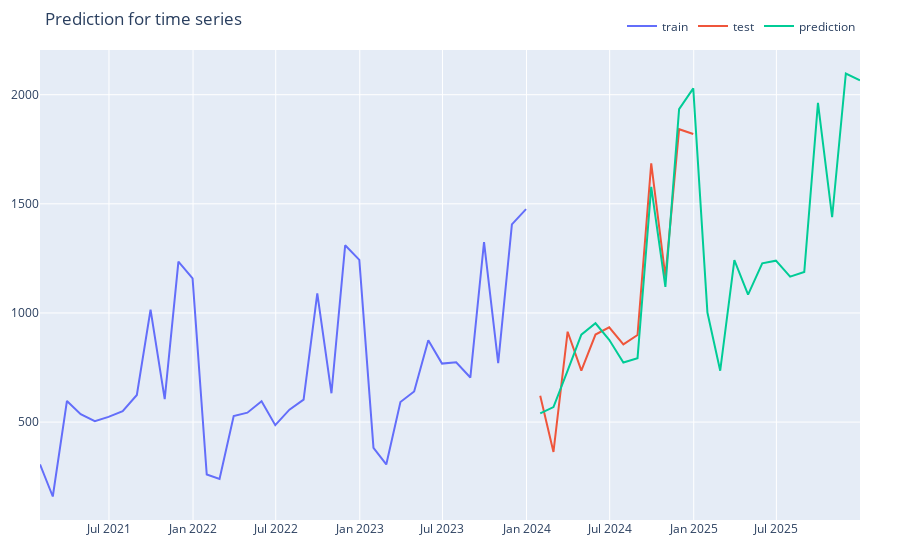

Here is the notebook cell this chart was saved with:
### Code cell
fig3 = go.Figure()
fig3.add_trace(go.Scatter(x=train.index, y=train['Quantity'],
                    mode='lines',
                    name='train'))
fig3.add_trace(go.Scatter(x=test.index, y=test['Quantity'],
                    mode='lines',
                    name='test'))
fig3.add_trace(go.Scatter(x=predictions_tuned.index, y=predictions_tuned,
                    mode='lines',
                    name='prediction'))
fig3.update_layout(
    title='Prediction for time series',
    legend=dict(
    orientation="h",
    yanchor="bottom",
    y=1.02,
    xanchor="right",
    x=1),
    margin=dict(l=40,
                r=40,
                b=40,
                t=50
                )
)


fig3.show()

### Figure 1 — Plotly figure (JSON) as saved in the notebook; plotly's stock layout.template omitted (floating-point values rounded to 4 significant figures)
{"data": [{"mode": "lines", "name": "train", "type": "scatter", "x": ["2021-01-31T00:00:00", "2021-02-28T00:00:00", "2021-03-31T00:00:00", "2021-04-30T00:00:00", "2021-05-31T00:00:00", "2021-06-30T00:00:00", "2021-07-31T00:00:00", "2021-08-31T00:00:00", "2021-09-30T00:00:00", "2021-10-31T00:00:00", "2021-11-30T00:00:00", "2021-12-31T00:00:00", "2022-01-31T00:00:00", "2022-02-28T00:00:00", "2022-03-31T00:00:00", "2022-04-30T00:00:00", "2022-05-31T00:00:00", "2022-06-30T00:00:00", "2022-07-31T00:00:00", "2022-08-31T00:00:00", "2022-09-30T00:00:00", "2022-10-31T00:00:00", "2022-11-30T00:00:00", "2022-12-31T00:00:00", "2023-01-31T00:00:00", "2023-02-28T00:00:00", "2023-03-31T00:00:00", "2023-04-30T00:00:00", "2023-05-31T00:00:00", "2023-06-30T00:00:00", "2023-07-31T00:00:00", "2023-08-31T00:00:00", "2023-09-30T00:00:00", "2023-10-31T00:00:00", "2023-11-30T00:00:00", "2023-12-31T00:00:00"], "y": [306, 159, 597, 536, 504, 524, 550, 624, 1015, 605, 1235, 1158, 260, 239, 528, 543, 595, 486, 557, 603, 1090, 632, 1310, 1243, 382, 306, 592, 640, 875, 768, 774, 704, 1325, 770, 1406, 1476]}, {"mode": "lines", "name": "test", "type": "scatter", "x": ["2024-01-31T00:00:00", "2024-02-29T00:00:00", "2024-03-31T00:00:00", "2024-04-30T00:00:00", "2024-05-31T00:00:00", "2024-06-30T00:00:00", "2024-07-31T00:00:00", "2024-08-31T00:00:00", "2024-09-30T00:00:00", "2024-10-31T00:00:00", "2024-11-30T00:00:00", "2024-12-31T00:00:00"], "y": [621, 363, 914, 736, 901, 934, 856, 899, 1685, 1166, 1842, 1820]}, {"mode": "lines", "name": "prediction", "type": "scatter", "x": ["2024-01-31T00:00:00", "2024-02-29T00:00:00", "2024-03-31T00:00:00", "2024-04-30T00:00:00", "2024-05-31T00:00:00", "2024-06-30T00:00:00", "2024-07-31T00:00:00", "2024-08-31T00:00:00", "2024-09-30T00:00:00", "2024-10-31T00:00:00", "2024-11-30T00:00:00", "2024-12-31T00:00:00", "2025-01-31T00:00:00", "2025-02-28T00:00:00", "2025-03-31T00:00:00", "2025-04-30T00:00:00", "2025-05-31T00:00:00", "2025-06-30T00:00:00", "2025-07-31T00:00:00", "2025-08-31T00:00:00", "2025-09-30T00:00:00", "2025-10-31T00:00:00", "2025-11-30T00:00:00", "2025-12-31T00:00:00"], "y": [539.4, 568.9, 736.2, 900.4, 952.8, 877.1, 773.2, 793.0, 1578.0, 1120.0, 1934.0, 2029.0, 1002.0, 735.3, 1242.0, 1084.0, 1227.0, 1240.0, 1166.0, 1188.0, 1963.0, 1439.0, 2097.0, 2066.0]}], "layout": {"legend": {"orientation": "h", "x": 1, "xanchor": "right", "y": 1.02, "yanchor": "bottom"}, "margin": {"b": 40, "l": 40, "r": 40, "t": 50}, "title": {"text": "Prediction for time series"}}}
